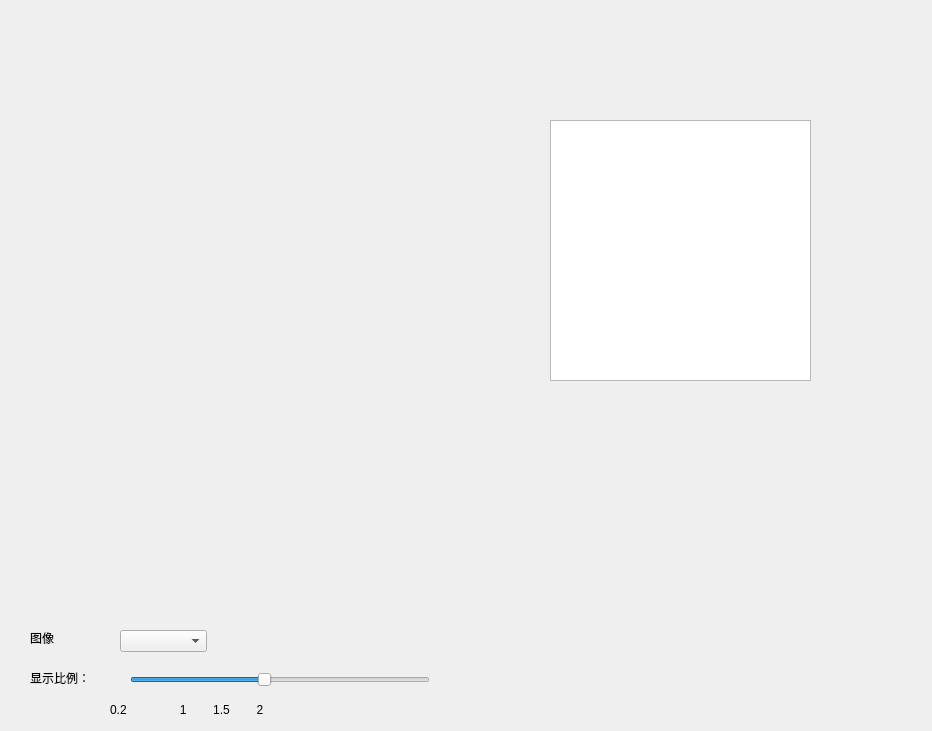
<?xml version="1.0" encoding="UTF-8"?>
<ui version="4.0">
 <class>ImageWatch</class>
 <widget class="QWidget" name="ImageWatch">
  <property name="geometry">
   <rect>
    <x>0</x>
    <y>0</y>
    <width>932</width>
    <height>731</height>
   </rect>
  </property>
  <property name="windowTitle">
   <string>Form</string>
  </property>
  <widget class="QLabel" name="Image_Label">
   <property name="geometry">
    <rect>
     <x>90</x>
     <y>130</y>
     <width>361</width>
     <height>231</height>
    </rect>
   </property>
   <property name="text">
    <string/>
   </property>
  </widget>
  <widget class="QComboBox" name="image_comboBox">
   <property name="geometry">
    <rect>
     <x>120</x>
     <y>630</y>
     <width>87</width>
     <height>22</height>
    </rect>
   </property>
  </widget>
  <widget class="QLabel" name="label_2">
   <property name="geometry">
    <rect>
     <x>30</x>
     <y>630</y>
     <width>72</width>
     <height>15</height>
    </rect>
   </property>
   <property name="text">
    <string>图像</string>
   </property>
  </widget>
  <widget class="QLabel" name="label_3">
   <property name="geometry">
    <rect>
     <x>30</x>
     <y>670</y>
     <width>72</width>
     <height>15</height>
    </rect>
   </property>
   <property name="text">
    <string>显示比例：</string>
   </property>
  </widget>
  <widget class="QSlider" name="size_horizontalSlider">
   <property name="geometry">
    <rect>
     <x>130</x>
     <y>670</y>
     <width>300</width>
     <height>20</height>
    </rect>
   </property>
   <property name="minimum">
    <number>2</number>
   </property>
   <property name="maximum">
    <number>20</number>
   </property>
   <property name="singleStep">
    <number>1</number>
   </property>
   <property name="value">
    <number>10</number>
   </property>
   <property name="orientation">
    <enum>Qt::Horizontal</enum>
   </property>
  </widget>
  <widget class="QLabel" name="label_4">
   <property name="geometry">
    <rect>
     <x>110</x>
     <y>700</y>
     <width>325</width>
     <height>20</height>
    </rect>
   </property>
   <property name="text">
    <string>0.2                1        1.5        2</string>
   </property>
  </widget>
  <widget class="QGraphicsView" name="graphicsView">
   <property name="geometry">
    <rect>
     <x>550</x>
     <y>120</y>
     <width>261</width>
     <height>261</height>
    </rect>
   </property>
  </widget>
 </widget>
 <resources/>
 <connections/>
</ui>
